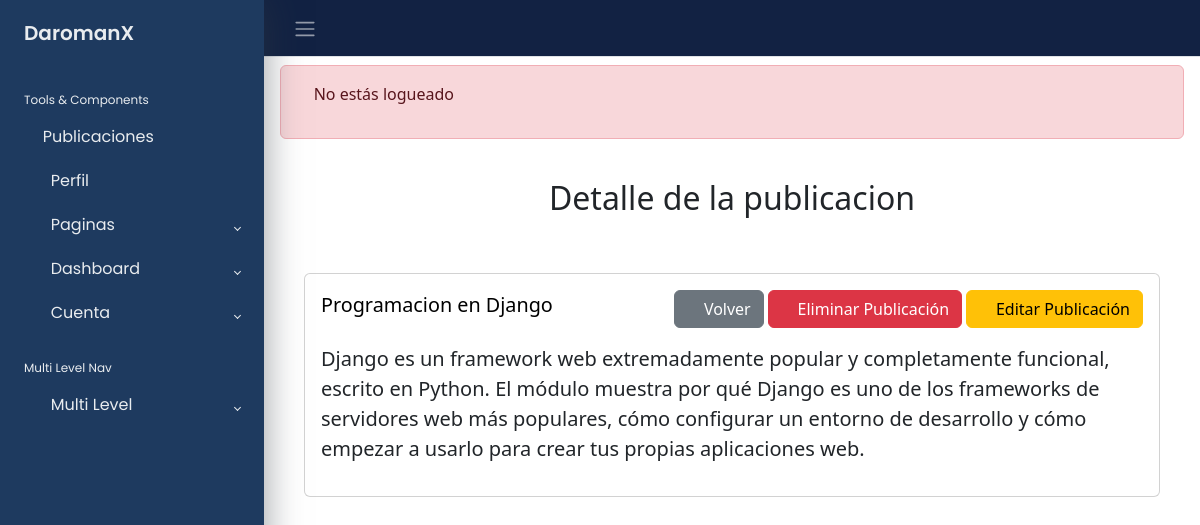
Screenshot of /publicaciones/1/ with the database file from the repository.
### apps/publicaciones/models.py (models this page shows, shortened)
class Publicacion(models.Model):
    titulo=models.CharField(max_length=255)
    texto=models.TextField()
    fecha=models.DateTimeField(auto_now_add=True)
    autor=models.ForeignKey(get_user_model(), on_delete=models.CASCADE)

### apps/publicaciones/views.py (the view)
# urls.py: path("<int:pk>/", PublicacionDetailView.as_view(),name="detalle"),
class PublicacionDetailView(DetailView):
    model=Publicacion
    template_name="publicacion/detalle.html"
    context_object_name="publicacion_detalle"

### templates/publicacion/detalle.html (shortened to what this page needs)
{% extends "base/body.html" %}
{% block contenido %}
<br>
<center><h2>Detalle de la publicacion </h2></center>
<br>
<div class="container mt-4">
    <div class="card">
        <div class="card-body">
            <div class="d-flex justify-content-between align-items-center mb-3">
                <h3 style="color: black;"><span>{{ publicacion_detalle.titulo }}</span></h3>
                <div>
                    <a href="{% url 'publicacion:inicio'  %}" class="btn btn-secondary btn-custom">
                        <i class="fas fa-arrow-left"></i> Volver
                    </a>
                    <a href="{% url 'publicacion:eliminar' publicacion_detalle.id %}" class="btn btn-danger btn-custom">
                        <i class="fas fa-trash-alt"></i> Eliminar Publicación
                    </a>
                    <a href="{% url 'publicacion:editar' publicacion_detalle.id %}" class="btn btn-warning btn-custom">
                        <i class="fas fa-edit"></i> Editar Publicación
                    </a>
                </div>
            </div>
            <p class="lead text-justify">{{ publicacion_detalle.texto }}</p>
        </div>
    </div>
</div>
{% endblock contenido %}

### static/css/nav.css (style rules this page uses)
h3 { font-size: 1.2375rem; color: #FFF; }
a { cursor: pointer; text-decoration: none; font-family: 'Poppins', sans-serif; }

### rows the page displays
Publicacion: titulo "Programacion en Django", texto "Django es un framework web extremadamente popular y completamente funcional, escrito en Python. El módulo muestra por qué Django es uno de los frameworks de servidores web más populares, cómo configurar un entorno de desarrollo y cómo empezar a usarlo para crear tus propias aplicaciones web."
